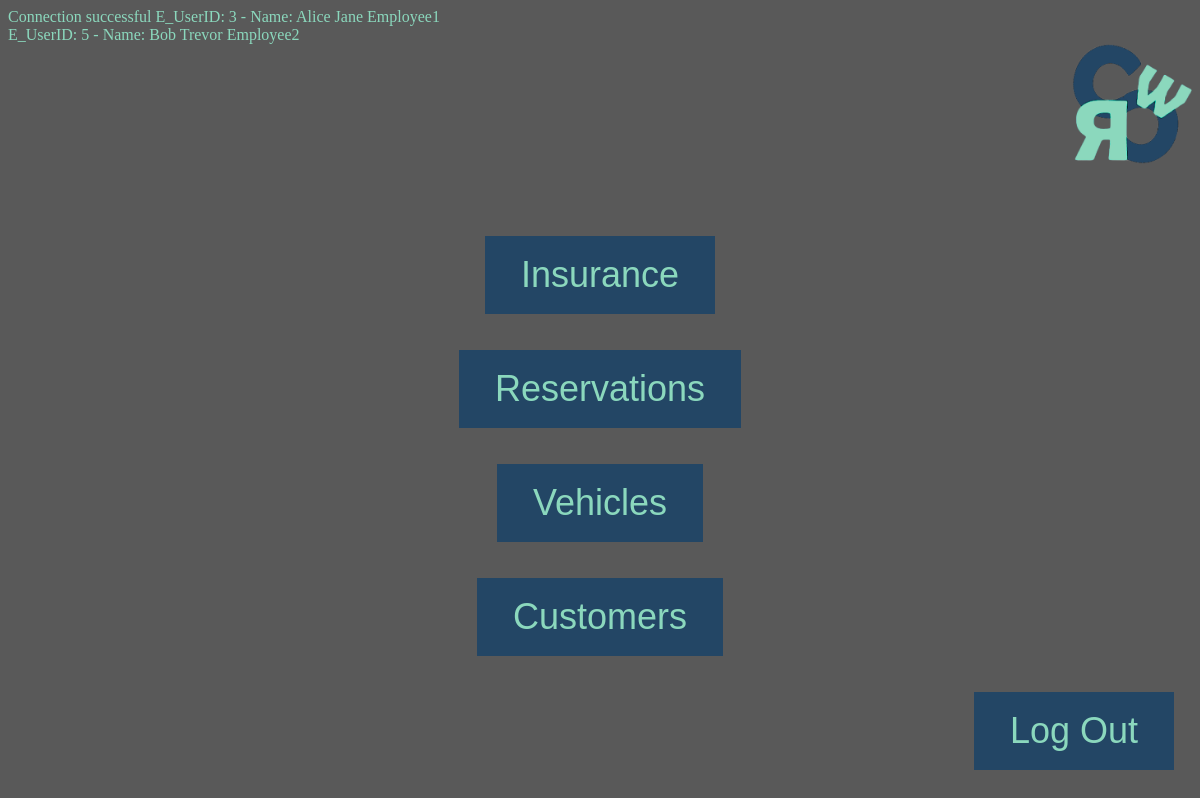
The app's page /cpsc471_project/emp_start.php, older data.
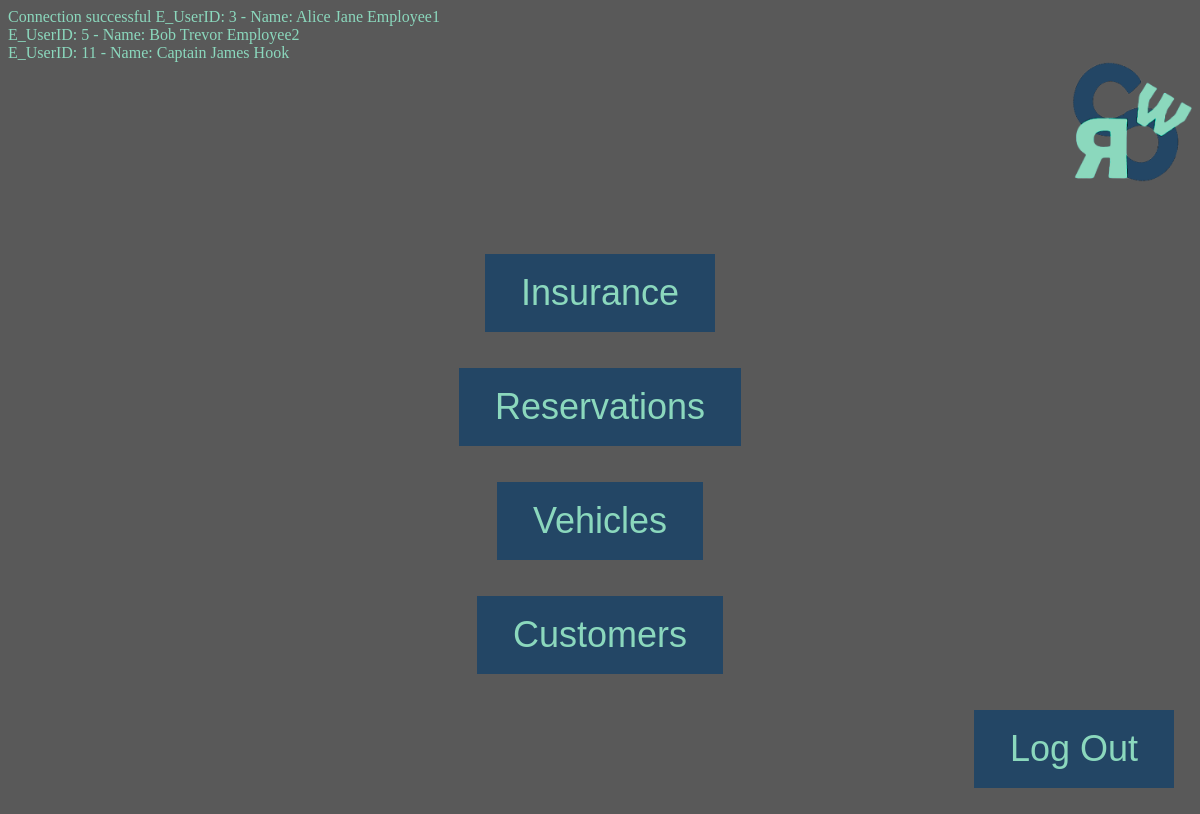
The same page, newer data.
### tables this page shows
CREATE TABLE `employee` (
  `E_UserID` int(11) NOT NULL,
  `SIN` char(9) NOT NULL,
  `Branch_no` int(11) NOT NULL
);

CREATE TABLE `users` (
  `UserID` int(11) NOT NULL,
  `First_name` varchar(50) NOT NULL,
  `Middle_name` varchar(50) DEFAULT NULL,
  `Last_name` varchar(50) NOT NULL,
  `Email` varchar(50) NOT NULL,
  `Phone_number` char(10) DEFAULT NULL,
  `DOB` date DEFAULT NULL,
  `Sex` char(1) DEFAULT NULL,
  `Street_no` varchar(10) DEFAULT NULL,
  `Street_name` varchar(50) DEFAULT NULL,
  `City` varchar(50) DEFAULT NULL,
  `Province` char(2) DEFAULT NULL,
  `Postal_code` char(6) DEFAULT NULL
);

### cpsc471_project/emp_start.php (the view, shortened to what this page needs)
<?php
    $con = mysqli_connect("localhost","root","","cwcrs_db");
    $sql = "SELECT * FROM Employee, Users WHERE Employee.E_UserID = Users.UserID";
    $result = $con->query($sql);
    if ($result->num_rows > 0) {
        while($row = $result->fetch_assoc()) {
                echo "E_UserID: " . $row["E_UserID"]. " - Name: " . $row["First_name"]. " " . $row["Middle_name"]. " " . $row["Last_name"]. "<br>";
        }
      } else {
        echo "0 results";
      }
?>
<!DOCTYPE html>
<html>
<head>
</head>
<body>
<div class="header">
    <img src="logo.png" alt="logo" width=2vw height=2vw/>
</div>
  <table>
  <tr>
    <td>
</td>
    <td>
    <button class= "insbutton" type="button" onclick="window.location.href='emp_ins.php'">Insurance</button>
</td>
    <td></td>
  </tr>
  <tr>
    <td>
</td>
    <td>
    <button class= "resbutton" type="button" onclick="window.location.href='emp_res.php'">Reservations</button>
</td>
    <td></td>
  </tr>
  <tr>
    <td>
</td>
    <td>
    <button class= "vehiclebutton" type="button" onclick="window.location.href='emp_veh.php'">Vehicles</button>
</td>
    <td></td>
  </tr>
  <tr>
    <td>
</td>
    <td>
    <button class= "custbutton" type="button" onclick="window.location.href='emp_cust.php'">Customers</button>
</td>
    <td></td>
  </tr>
</table>
  <table class="logout_table">
  <tr>
    <td>
</td>
<td>
</td>
<td>
    <button class= "logoutbutton" type="button" onclick="window.location.href='login.php'"> Log Out</button>
</td>
</tr>
</table>
    </body>
    </html>

Row changes from the older to the newer data that the page shows:
added employee: E_UserID "11", E_UserID.First_name "Captain", E_UserID.Middle_name "James", E_UserID.Last_name "Hook"
